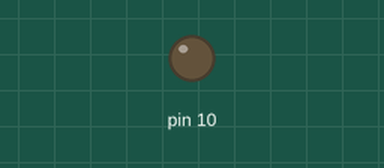
Recording of a sketch running on a simulated Arduino Uno, built with avr-gcc and run on an emulated ATmega328P. Parts: output pins drawn as LEDs (lit = HIGH).

Above: at 0.1 s.
Timing chart, 0 to 1.5 s (numbered marks = the images above):
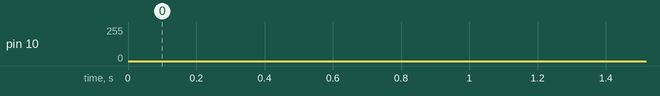

The sketch:

Signal-gen.ino
```cpp
int F = 2;                                                   //frequency of the signal
int Fs = 500;                                                //sampling frequency
int n = 50000;                                                 //number of samples
float t;                                                     //Time instance
int sampling_interval;
byte samples[500];                                           // to store the samples

void setup() {

  pinMode(10, OUTPUT);
  for (int n = 0; n < 500; n++)
  {
    t = (float) n / Fs;
    samples[n] = (byte) (127.0 * sin(2 * 3.14 * t) + 127.0 );
  }
  sampling_interval = 1000 / (F * n);

}

void loop() {
  for (int j = 0; j < 500; j++) {
    Serial.print(j);
    analogWrite(10, samples[j]);
    delayMicroseconds(sampling_interval);                      //time interval
  }
}
```
